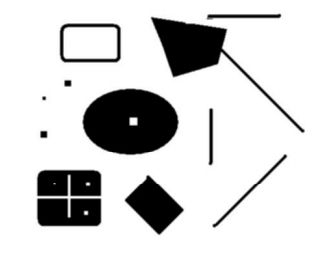
#> input picture Image processing/images/image1.png, 330 x 255 px, found by its file name
$ jupyter execute --allow-errors 'Gradient and Filters.ipynb'
#> lines starting #> are read from the running program, lines starting #| are printed output that depends on the picture; after the words box and inside, x2 and y2 are one past the last pixel; in counts of white or black regions, pixels touching at a corner belong together
# TP à rendre 3 Gradient, filtrage et morphologie
Dans ce TP, nous aimerions appliquer une analyse d'image en efféctuant:
- un calcul basique de gradient horizontal et vertical,
- un calcul du module et de l'orientation du gradient,
- un calcul du gradient en utilisant une convolution avec les filtres Sobel et Prewitt,
- un calcul du Laplacien du Gaussien (dérivée seconde de l'image)
- un filtrage de l'image avec un filtre médian, gaussien et un filtre moyen et comparer la difference,
- un seuillage de l'image,
- des morphologies mathématiques (dilatation et érosion),
L'objectif est d'observer le résultat pour chaque opération et de comparer les differentes méthodes.

[cell 1]
import numpy as np
import cv2 as cv
import matplotlib.pyplot as plt
import math
from statistics import median

[cell 2]
# préparation de l'image
image = np.zeros((8,8))
image[0,0]=0;image[0,1]=12;image[0,2]=53;image[0,3]=32;image[0,4]=190;image[0,5]=53;image[0,6]=174;image[0,7]=53;
image[1,0]=57;image[1,1]=32;image[1,2]=12;image[1,3]=227;image[1,4]=219;image[1,5]=202;image[1,6]=32;image[1,7]=154;
image[2,0]=65;image[2,1]=85;image[2,2]=93;image[2,3]=239;image[2,4]=251;image[2,5]=227;image[2,6]=65;image[2,7]=158;
image[3,0]=73;image[3,1]=146;image[3,2]=146;image[3,3]=247;image[3,4]=255;image[3,5]=235;image[3,6]=154;image[3,7]=130;
image[4,0]=97;image[4,1]=166;image[4,2]=117;image[4,3]=231;image[4,4]=243;image[4,5]=210;image[4,6]=117;image[4,7]=117;
image[5,0]=117;image[5,1]=190;image[5,2]=36;image[5,3]=146;image[5,4]=178;image[5,5]=93;image[5,6]=20;image[5,7]=170;
image[6,0]=130;image[6,1]=202;image[6,2]=73;image[6,3]=20;image[6,4]=12;image[6,5]=53;image[6,6]=85;image[6,7]=194;
image[7,0]=146;image[7,1]=206;image[7,2]=130;image[7,3]=117;image[7,4]=85;image[7,5]=166;image[7,6]=182;image[7,7]=215;
image

[cell 3]
#lecture de l'image
image =cv.imread('image1.png',0)
#> image is the input picture: shape (255, 330); min 0, max 255, mean 211.3
#décommenter au besoin

[cell 4]
plt.imshow(image,cmap='gray')

# Calcul du gradient de l'image

Définir d'abord une fonction de convolution
**Astuce**: pour ajouter du padding il est possible d'utiliser la fonction cv.copyMakeBorder

[cell 5]
def removeSquarePadding(img):
    img = np.delete(img,img.shape[1]-1,1)
    img = np.delete(img,img.shape[0]-1,0)
    img = np.delete(img,0,0)
    img = np.delete(img,0,1)
    return(img)
def roofAndFloor(img):
    img[img>255]=255
    img[img<0]=0
    return (img)
def gradient(img,X):
#> called with X = True
    imag = np.copy(img)
    if(X):imag = np.vstack((imag,np.zeros((1,img.shape[1]))))
    else:imag = np.hstack((imag,np.zeros((img.shape[0],1))))
    for i in range(image.shape[0]):
        for j in range(image.shape[1]):
            imag[i][j]=imag[i+X][j+(not X)]-imag[i][j]
    imag = np.delete(imag,imag.shape[0+(not X)]-1,0+(not X))
#> imag: shape (255, 330) float64
    return imag.astype(int)
def convolution(image,filtre):
    if((filtre.shape==(1,2))and(filtre[0][0]==-1)and(filtre[0][1]==1)):
        return gradient(image,True)
    if((filtre.shape==(2,1))and(filtre[0][0]==-1)and(filtre[1][0]==1)):
        return gradient(image,False)
#> call 2 of gradient, with X = False
#> in gradient (call 2), `imag = np.delete(imag,imag.shape[0+(not X)]-1,0+(not X))`:
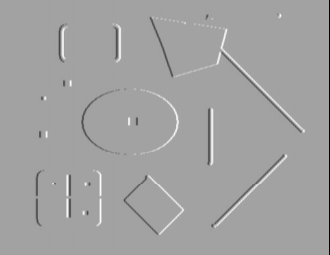
#> imag: shape (255, 330) float64; min -255, max 146, mean -0.8; drawn with min black and max white
    if(filtre.shape!=(3,3)):
        return image
    imagC = cv.copyMakeBorder(image,1,1,1,1,cv.BORDER_CONSTANT)
    vals = imagC.copy()
    for i in range(1,vals.shape[0]-1):
        for j in range(1,vals.shape[1]-1):
            imagC[i][j] = (vals[i-1:i+2][:,j-1:j+2]*filtre).sum()
    return removeSquarePadding(imagC)

Gradient par rapport à x

[cell 6]
filtreX = np.array([[-1,1]])
gradX = convolution(image,filtreX)
gradX

Gradient par rapport à y

[cell 7]
filtreY = np.array([[-1],[1]])
gradY = convolution(image,filtreY)
(gradY==0).sum()
#> Out = 62214

Magnitude du Gradient $Mod(G(i,j)) = \sqrt{(G_x(i,j)^2+G_y(j,j)^2} $

[cell 8]
def module(gradX,gradY):
    mag = np.copy(gradX).astype(float)
    for i in range(gradX.shape[0]):
        for j in range(gradX.shape[1]):
            mag[i][j]=math.sqrt(pow(gradX[i][j],2)+pow(gradY[i][j],2))
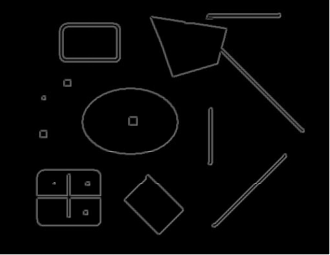
#> mag: shape (255, 330) float64; min 0, max 360.6, mean 8.9; drawn with min black and max white
    return mag
modu = module(gradX,gradY)
modu

Orientation du gradient $\theta = tan^{-1}\left( \frac{G_y(i,j) }{G_x(j,j)}\right) $
**Astuce** Il est possible d'utiliser la fonction np.arctan2, mais elle retourne les valeurs en radians. Il est possible de les convertir en degrees soit manuellement, soit en utilisant math.degrees

[cell 9]
def direction(gradX,gradY):
    ret = np.zeros(gradX.shape)
    ret[gradX!=0] = np.degrees(np.arctan(gradY[gradX!=0]/gradX[gradX!=0]))
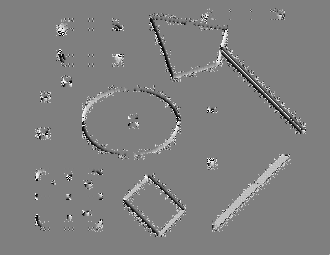
#> ret: shape (255, 330) float64; min -89.59, max 89.58, mean 0.6; drawn with min black and max white
    return ret
direction(gradX,gradY)

# Binarisation de l'image
D'abord binariser l'image en fonction de la magnitude comme vu en TD (G(i,j)>70)
Ensuite binariser en fonction du niveau de gris (I(x,y)>70)
Observer la difference entre les deux résultats,
Qu'obtient-on  de chaque binarisation?

[cell 10]
imageBin = np.copy(image)
imageBin[modu>70]=1
#> imageBin: shape (255, 330); 5.31% of pixels changed, all inside (x1, y1, x2, y2) = (0, 0, 330, 255)
imageBin[modu<=70]=0
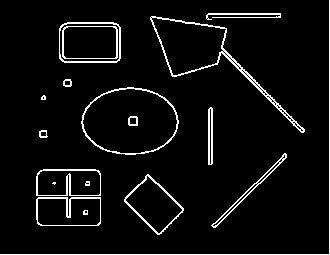
#> imageBin: shape (255, 330); values 0 (black) and 1 (white), 5.3% white in thin lines or dots
plt.imshow(imageBin,cmap="gray")

[cell 11]
imageBin2 = np.copy(image)
imageBin2[image>70]=1
imageBin2[image<=70]=0
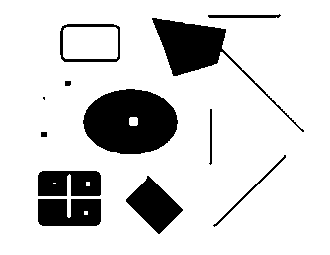
#> imageBin2: shape (255, 330); values 0 (black) and 1 (white), 83.9% white; 12 black regions (1 under 20 px), largest, box (x1, y1, x2, y2) and area: (83, 89, 178, 154) 4746, (152, 18, 304, 132) 2975, (126, 176, 183, 234) 1656
plt.imshow(imageBin2,cmap="gray")

### La première binarisation nous montre en blanc le pixels ou il y a eu le plus de changement avec le pixel de bas et a droite tandis que la seconde ne fait que rendre les pixels claires blancs et les foncés noirs.

# Dilatation avec un élement structurant de type diamond

[cell 12]
def dilatationDiamant(imgBin):
    imgDil = cv.copyMakeBorder(imgBin,1,1,1,1,cv.BORDER_CONSTANT)
#> imgDil: shape (257, 332); values 0 (black) and 1 (white), 5.2% white in thin lines or dots
    imgDilC = np.copy(imgDil)
    for i in range(1,imgDil.shape[0]-1):
        for j in range(1,imgDil.shape[1]-1):
            imgDilC[i][j] = imgDil[i][j] or imgDil[i+1][j] or imgDil[i-1][j] or imgDil[i][j+1] or imgDil[i][j-1]
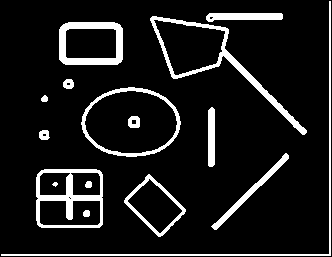
#> imgDilC: shape (257, 332); values 0 (black) and 1 (white), 10.4% white; 16 white regions (1 under 20 px), largest, box (x1, y1, x2, y2) and area: (150, 16, 307, 135) 1547, (36, 169, 103, 228) 1415, (59, 22, 123, 65) 1233
    return (removeSquarePadding(imgDilC))
#> in removeSquarePadding, `img = np.delete(img,0,0)`: img: shape (255, 331); values 0 (black) and 1 (white), 10.5% white; 16 white regions (1 under 20 px), largest, box (x1, y1, x2, y2) and area: (150, 15, 307, 134) 1547, (36, 168, 103, 227) 1415, (59, 21, 123, 64) 1233
#> in removeSquarePadding, `img = np.delete(img,0,1)`: img: shape (255, 330); values 0 (black) and 1 (white), 10.5% white; 16 white regions (1 under 20 px), largest, box (x1, y1, x2, y2) and area: (149, 15, 306, 134) 1547, (35, 168, 102, 227) 1415, (58, 21, 122, 64) 1233
D2 = dilatationDiamant(imageBin)
plt.imshow(D2,cmap="gray")

comparer avec opencv

[cell 13]
kernel = cv.getStructuringElement(cv.MORPH_CROSS,(3,3))
imageDI = cv.dilate(imageBin, kernel, iterations=1)
#imagzER = cv.erode(imageBin, kernel, iterations=1)
plt.imshow(imageDI,cmap="gray")

# Erosion avec un élément structurant de type carré

[cell 14]
def erosionCarré(imgBin):
    imgCor = cv.copyMakeBorder(imgBin,1,1,1,1,cv.BORDER_CONSTANT,value=1)
#> imgCor: shape (257, 332); values 0 (black) and 1 (white), 6.6% white in thin lines or dots
    imgCorC = np.copy(imgCor)
    for i in range(1,imgCor.shape[0]-1):
        for j in range(1,imgCor.shape[1]-1):
            imgCorC[i][j] = imgCor[i-1:i+2][:,j-1:j+2].sum()/9
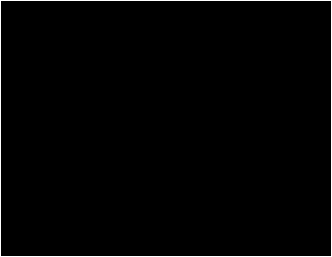
#> imgCorC: shape (257, 332); values 0 (black) and 1 (white), 1.4% white in thin lines or dots
    return (removeSquarePadding(imgCorC).astype(int))
#> in removeSquarePadding (call 2), `img = np.delete(img,img.shape[1]-1,1)`: img: shape (257, 331); values 0 (black) and 1 (white), 1.1% white in thin lines or dots
#> in removeSquarePadding (call 2), `img = np.delete(img,img.shape[0]-1,0)`: img: shape (256, 331); values 0 (black) and 1 (white), 0.69% white in thin lines or dots
#> in removeSquarePadding (call 2), `img = np.delete(img,0,0)`: img: shape (255, 331); values 0 (black) and 1 (white), 0.3% white in thin lines or dots, all inside (x1, y1, x2, y2) = (0, 0, 1, 255)
#> in removeSquarePadding (call 2), `img = np.delete(img,0,1)`: img: shape (255, 330); every value is 0
#> returned value: shape (255, 330) int64; every value is 0
agape = erosionCarré(imageBin)
plt.imshow(agape,cmap='gray')

[cell 15]
kernel = np.ones((3,3),np.uint8)
imageER = cv.erode(imageBin, kernel, iterations=1)
plt.imshow(imageER,cmap="gray")

# Dérivé avec filtres Prewitt et Sobel

D'abord définir les filtres

[cell 16]
#Prewitt
c=1
# commenter et décommenter c au besoin
filtreP_x = np.array([[-1,0,1],[-c,0,c],[1,0,1]])
filtreP_y = np.array([[-1,-c,-1],[0,0,0],[1,c,1]])
#Sobel
c=2
filtreS_x = np.array([[-1,0,1],[-c,0,c],[1,0,1]])
filtreS_y = np.array([[-1,-c,-1],[0,0,0],[1,c,1]])

Ensuite appliquer le filtre avec une convolution pour calculer la dérivé avec filtre Prewitt

dérivé par rapport à x

[cell 17]
preX = convolution(image,filtreP_x)
plt.imshow(roofAndFloor(preX),cmap="gray")

dérivé par rapport à y

[cell 18]
preY = convolution(image,filtreP_y)
plt.imshow(roofAndFloor(preY),cmap="gray")

Et appliquer le filtre avec une convolution pour calculer la dérivé avec filtre Sobel

dérivé par rapport à x

[cell 19]
sobX = convolution(image,filtreS_x)
#> after the loop in convolution (call 5), `for i in range(1,vals.shape[0]-1):`:
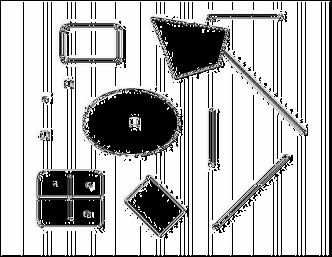
#> imagC: shape (257, 332); min 0, max 255, mean 186.2
plt.imshow(roofAndFloor(sobX),cmap="gray")

dérivé par rapport à y

[cell 20]
sobY = convolution(image,filtreS_y)
#> after the loop in convolution (call 6), `for i in range(1,vals.shape[0]-1):`:
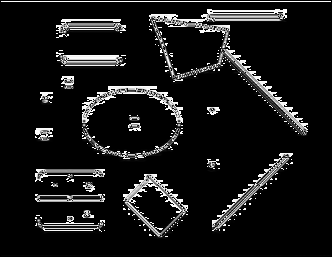
#> imagC: shape (257, 332); min 0, max 255, mean 23.1
#> in removeSquarePadding (call 6), `img = np.delete(img,0,0)`:
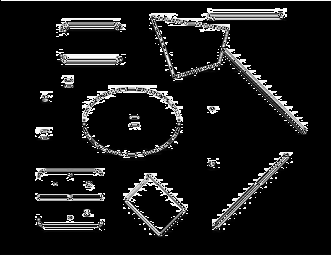
#> img: shape (255, 331); min 0, max 255, mean 23.3
plt.imshow(roofAndFloor(sobY),cmap="gray")

# Comparer vos résultats avec opencv

[cell 21]
Gx_Prewitt_cv=cv.filter2D(image,-1,kernel=filtreP_x)
Gy_Prewitt_cv=cv.filter2D(image,-1,kernel=filtreP_y)
Gx_Sobel_cv=cv.filter2D(image,-1,kernel=filtreS_x)
Gy_Sobel_cv=cv.filter2D(image,-1,kernel=filtreS_y)
plt.subplot(141)
plt.imshow(Gx_Prewitt_cv,cmap='gray')
plt.subplot(142)
plt.imshow(Gy_Prewitt_cv,cmap='gray')
plt.subplot(143)
plt.imshow(Gx_Sobel_cv,cmap='gray')
plt.subplot(144)
plt.imshow(Gy_Sobel_cv,cmap='gray')

[cell 22]
print((preX!=Gx_Prewitt_cv).sum())
#| 65681
print((preY!=Gy_Prewitt_cv).sum())
#| 9425
print((sobX!=Gx_Sobel_cv).sum())
#| 71645
print((sobY!=Gy_Sobel_cv).sum())
#| 9837

# Deuxième dérivé de l'image
Convolution avec l'opérateur Laplacien

[cell 23]
filtre_Lap = np.array([[0,1,0],[1,-4,1],[0,1,0]])

Appliquer la convolution

[cell 24]
Lap = convolution(image,filtre_Lap)
plt.imshow(roofAndFloor(Lap),cmap="gray")

comparer avec opencv

[cell 25]
Lap_Cv2 = cv.Laplacian(image,cv.CV_64F)
plt.imshow(Lap_Cv2,cmap="gray")

Filtre Moyen

[cell 26]
filtre_Moy = np.ones((3,3))/9

Appliquer la convolution

[cell 27]
imMoy = convolution(image,filtre_Moy)
plt.imshow(imMoy,cmap="gray")

comparer avec opencv

[cell 28]
# taille de fenetre F
F=3
filtreMoy = np.ones((F,F),np.float32)/(F*F)
imageMoy=cv.filter2D(image,-1,filtreMoy)
# ou bien utiliser la fonction cv.blur
#imageMoy = cv.blur(image,(F,F))
plt.imshow(imageMoy,cmap="gray")

Filtre Gaussien

[cell 29]
sigma=1
F=3
FG = np.ones((F,F))
m = int(F/2)
for i in range(-m,m+1):
    for j in range(-m,m+1):
        FG[i+m][j+m] = math.exp(-((i)*(i)+(j)*(j))/(2*sigma*sigma))/(2*math.pi*sigma*sigma)
FG

appliquer la convolution en utilisant le filtre créé

[cell 30]
imagGauss = convolution(image,FG)
plt.imshow(imagGauss,cmap="gray")

Appliquer la convolution et comparer avec opencv

[cell 31]
imageG= cv.GaussianBlur(image,(F,F),sigma,borderType=cv.BORDER_DEFAULT)
plt.imshow(imageG,cmap="gray")
print((imageG==cv.GaussianBlur(image,(F,F),sigma*2,sigma,borderType=cv.BORDER_DEFAULT)).sum())
#| 75116

Filtre médian

[cell 32]
def médian(image):
    imagC = image.copy()
    for i in range(1,image.shape[0]-1):
        for j in range(1,image.shape[1]-1):
            imagC[i][j] = median(np.ravel(image[i-1:i+2][:,j-1:j+2]))
    col = image.shape[1];lin = image.shape[0]
#> after `col = image.shape[1]`: col = 330
#> after `lin = image.shape[0]`: lin = 255
    imagC[0][0] = round(median(np.ravel(image[0:2][:,0:2])))                     #Les coins
    imagC[0][col-1] = round(median(np.ravel(image[0:2][:,col-2:col])))
    imagC[lin-1][0] = round(median(np.ravel(image[lin-2:lin][:,0:2])))
    imagC[lin-1][col-1] = round(median(np.ravel(image[lin-2:lin][:,col-2:col])))
    for i in range(1,lin-1):                                                     #la premiere et derniere colonne
        imagC[i][0] = round(median(np.ravel(image[i-1:i+2][:,0:2])))
        imagC[i][col-1] = round(median(np.ravel(image[i-1:i+2][:,col-2:col])))
    for j in range(1,col-1):                                                     #la premiere et derniere ligne
        imagC[0][j] = round(median(np.ravel(image[0:2][:,j-1:j+2])))
        imagC[lin-1][j] = round(median(np.ravel(image[lin-2:lin][:,j-1:j+2])))
    return imagC
med = médian(image)
plt.imshow(med,cmap="gray")
print((med==image).sum())
#| 70904
